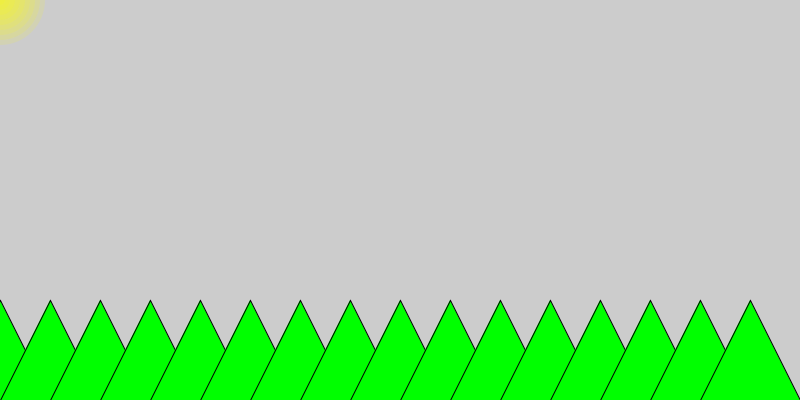
Frame 1 (no input)
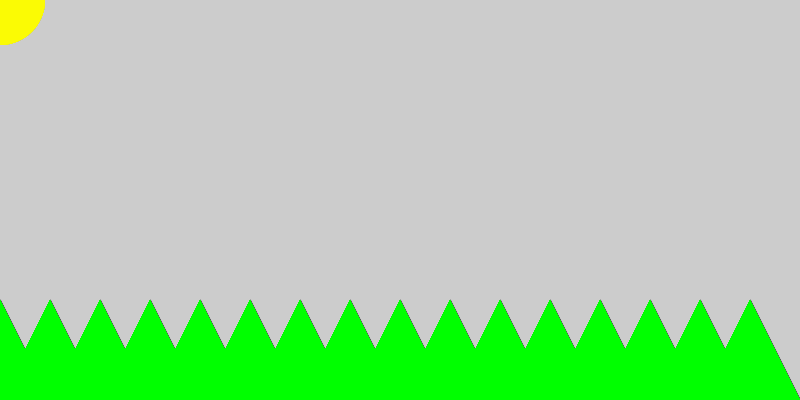
Frame 60 (the mouse pressed at the canvas centre just before this capture)
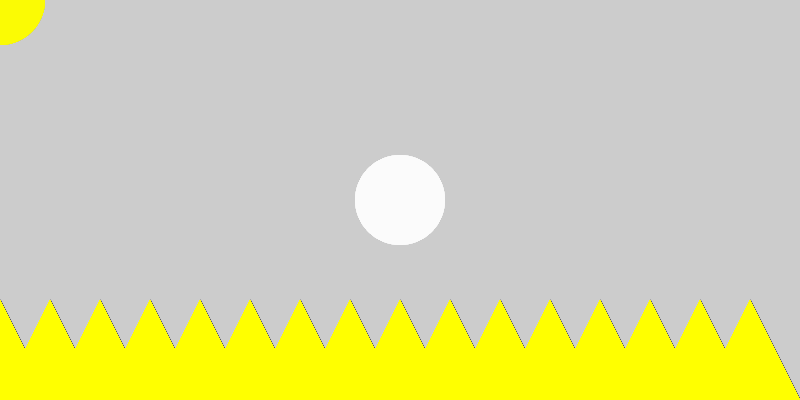
Frame 120 (the mouse held since frame 60 and released just before this capture)

The Processing sketch that drew these frames (run headless with seeded random() and noise(); from frame 60 on, the mouse is pressed at the canvas centre):

// Processing sketch: processing_184247
// ── processing_184247.pde

void setup(){

  size(800,400);
}

void draw(){
  for(int x=0;x<800;x=x+50){
  myMountain(x,x+50);
  }
  
  for(int y=0;y<100;y=y+10){
    mySun(y,y);
  }
}

void mySun(int a,int b){
  noStroke();


  fill(255,255,mouseX,30);
  ellipse(mouseX,mouseY,a,b);
}
  

void myMountain(int a,int b){

  fill(mouseX,255,0);
  triangle(a,300,a-50,400,b,400);
}


    
